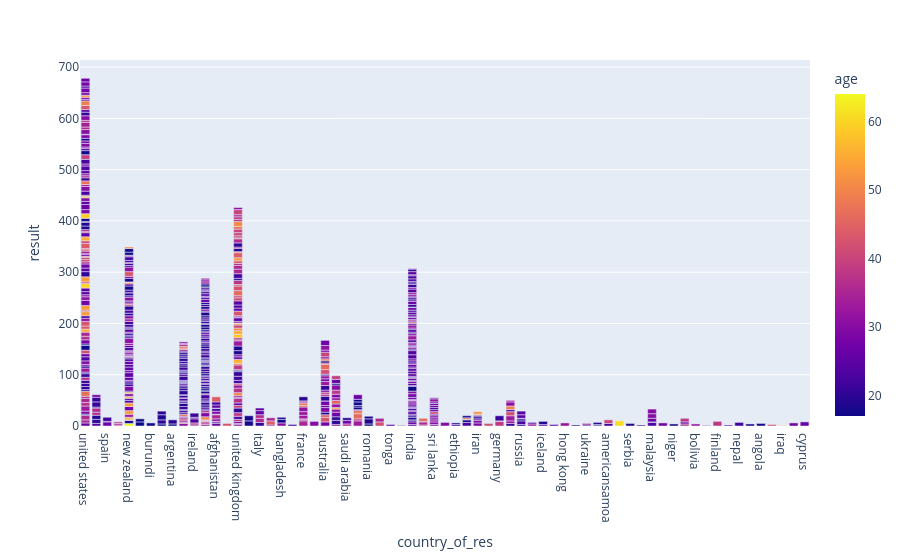

Notebook source saved alongside this figure:
### Markdown cell above
the highest country effect autsm and thier ages?

### Code cell
fig = px.bar(df, x='country_of_res', y='result',color="age")
fig.show()

### Figure 1 — Plotly figure (JSON) as saved in the notebook; plotly's stock layout.template omitted (floating-point values rounded to 4 significant figures; data arrays with more than 128 entries replaced by an {"elided": "..."} marker saying what was removed)
{"data": [{"alignmentgroup": "True", "hovertemplate": "country_of_res=%{x}<br>result=%{y}<br>age=%{marker.color}<extra></extra>", "legendgroup": "", "marker": {"color": {"elided": "696 int values"}, "coloraxis": "coloraxis", "pattern": {"shape": ""}}, "name": "", "offsetgroup": "", "orientation": "v", "showlegend": false, "textposition": "auto", "type": "bar", "x": {"elided": "696 str values"}, "xaxis": "x", "y": {"elided": "696 int values"}, "yaxis": "y"}], "layout": {"barmode": "relative", "coloraxis": {"colorbar": {"title": {"text": "age"}}, "colorscale": [[0, "#0d0887"], [0.1111, "#46039f"], [0.2222, "#7201a8"], [0.3333, "#9c179e"], [0.4444, "#bd3786"], [0.5556, "#d8576b"], [0.6667, "#ed7953"], [0.7778, "#fb9f3a"], [0.8889, "#fdca26"], [1, "#f0f921"]]}, "legend": {"tracegroupgap": 0}, "margin": {"t": 60}, "xaxis": {"anchor": "y", "domain": [0, 1], "title": {"text": "country_of_res"}}, "yaxis": {"anchor": "x", "domain": [0, 1], "title": {"text": "result"}}}}
